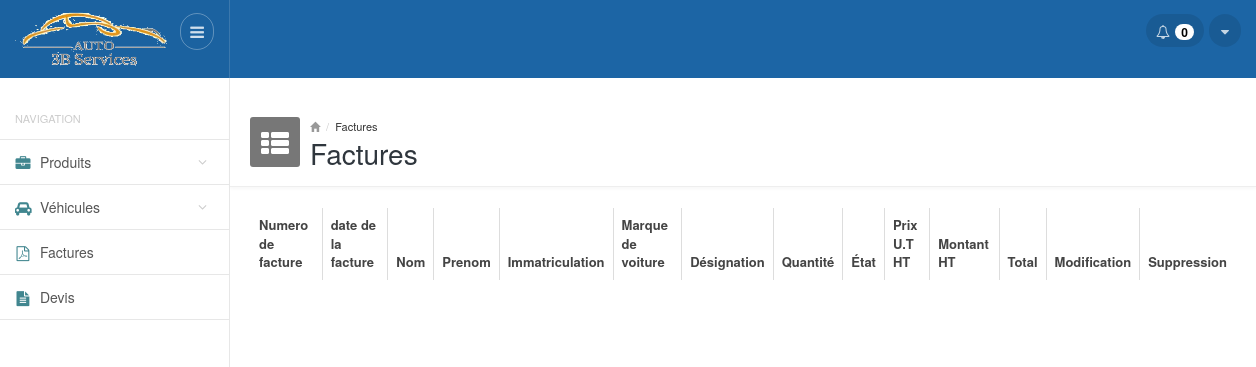
The app's page /factures.php (signed in), older data.
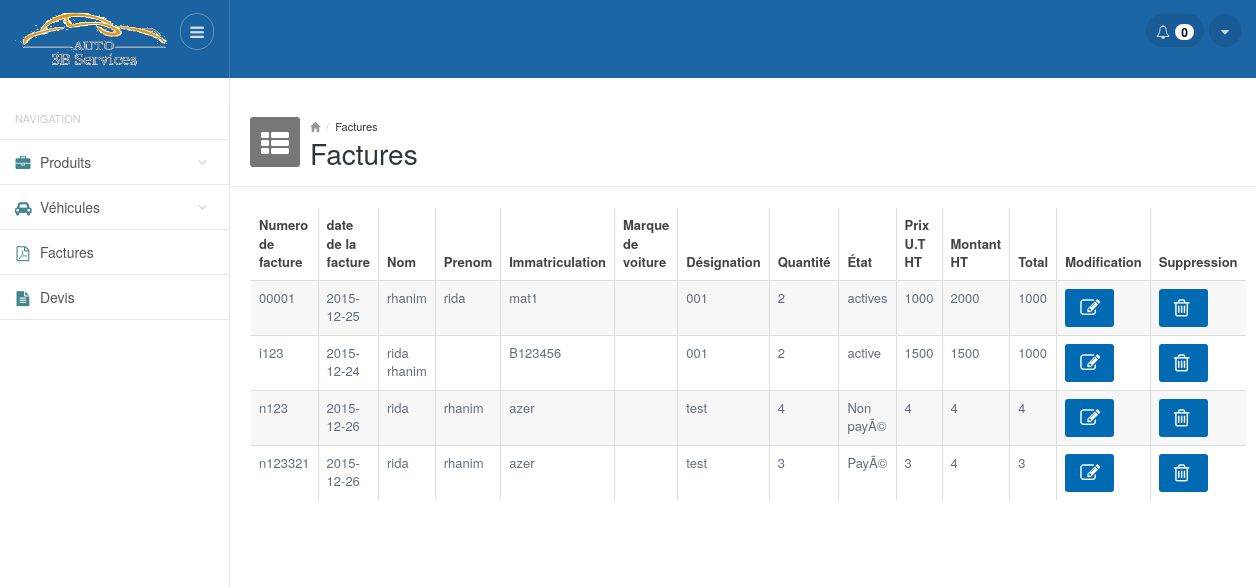
The same page, newer data.
### tables this page shows
CREATE TABLE IF NOT EXISTS `factures` (
  `num_fact` varchar(25) NOT NULL,
  `date_fact` date NOT NULL,
  `designation` varchar(50) NOT NULL,
  `qte` int(10) NOT NULL,
  `etat_facture` varchar(10) NOT NULL,
  `prix` float NOT NULL,
  `montant` float NOT NULL,
  `total` float NOT NULL,
  `id_vehicule` int(11) NOT NULL
);

CREATE TABLE IF NOT EXISTS `vehicules` (
  `id` int(11) NOT NULL,
  `nom` varchar(100) NOT NULL,
  `prenom` varchar(100) NOT NULL,
  `immatriculation` varchar(100) NOT NULL,
  `marque` varchar(100) NOT NULL,
  `expere` varchar(100) NOT NULL,
  `assurance` varchar(100) NOT NULL,
  `date_entree` date DEFAULT NULL,
  `date_sortie` date DEFAULT NULL
);

### functions.php (called while the page is built, shortened)
<?php
function getAllFactures()
{
     $result = mysql_query("SELECT * FROM factures , `vehicules` WHERE factures.id_vehicule=vehicules.id") or die(mysql_error());
     $factures = array();
     while($row = mysql_fetch_array($result))
        $factures[] = $row;
    return $factures;
}
?>

### factures.php (the view, shortened to what this page needs)
<?php
require_once __DIR__ . '/functions.php';
require_once __DIR__ . '/header.php'; ?>
<div class="mainpanel">
    <div class="pageheader">
        <div class="media">
            <div class="pageicon pull-left">
                <i class="fa fa-th-list"></i>
            </div>
            <div class="media-body">
                <ul class="breadcrumb">
                    <li><a href="#"><i class="glyphicon glyphicon-home"></i></a></li>
                    <li><a href="#">Factures</a></li>
                </ul>
                <h4>Factures</h4>
            </div>
        </div>
    </div>
    <div class="contentpanel">
        <div class="panel panel-primary-head">
            <table id="basicTable" class="table table-striped table-bordered responsive">
                <thead class="">
                    <tr>
                        <th>Numero de facture</th>
                        <th>date de la facture</th>
                        <th>Nom</th>
                        <th>Prenom</th>
                        <th>Immatriculation</th>
                        <th>Marque de voiture</th>
                        <th>Désignation</th>
                        <th>Quantité</th>
                        <th>État</th>
                        <th>Prix U.T HT</th>
                        <th>Montant HT</th>
                        <th>Total</th>
                        <th>Modification</th>
                        <th>Suppression</th>
                    </tr>
                </thead>
                <tbody>
                    <?php
                      $factures= getAllFactures();
                      foreach($factures as $facture){ ?>
                            <tr>
                              <td><?php echo $facture['num_fact']; ?> </td>
                              <td><?php echo $facture['date_fact']; ?> </td>
                              <td><?php echo $facture['nom']; ?> </td>
                              <td><?php echo $facture['prenom']; ?> </td>
                              <td><?php echo $facture['immatriculation']; ?> </td>
                              <td><?php echo $facture['marque_voiture']; ?> </td>
                              <td><?php echo $facture['designation']; ?> </td>
                              <td><?php echo $facture['qte']; ?> </td>
                              <td><?php echo $facture['etat_facture']; ?> </td>
                              <td><?php echo $facture['prix']; ?> </td>
                              <td><?php echo $facture['montant']; ?> </td>
                              <td><?php echo $facture['total']; ?> </td>
                              <td class="center"><a class="btn btn-primary blue_b" href="modifier_facture.php?num_fact=<?php echo $facture['num_fact']; ?>"><i class="fa fa-edit"></i></a></td>
                              <td class="center"><a class="btn btn-primary blue_b" href="php_supprimer_facture.php?num_fact=<?php echo $facture['num_fact']; ?>"><i class="fa fa-trash-o"></i></a></td>
                          </tr>
                        <?php } ?>
                </tbody>
            </table>
        </div>
        <br />
    </div>
</div>
<?php
require_once __DIR__ . '/footer.php'; ?>

Row changes from the older to the newer data that the page shows:
now on this page (row edited): factures: num_fact "00001", date_fact "2015-12-25", id_vehicule.nom "rhanim", id_vehicule.prenom "rida", id_vehicule.immatriculation "mat1", designation "001", qte "2", etat_facture "actives", prix "1000", montant "2000", total "1000"
now on this page (row edited): factures: num_fact "i123", date_fact "2015-12-24", id_vehicule.nom "rida rhanim", id_vehicule.immatriculation "B123456", designation "001", qte "2", etat_facture "active", prix "1500", montant "1500", total "1000"
now on this page (row edited): factures: num_fact "n123", date_fact "2015-12-26", id_vehicule.nom "rida", id_vehicule.prenom "rhanim", id_vehicule.immatriculation "azer", designation "test", qte "4", etat_facture "Non payÃ©", prix "4", montant "4", total "4"
now on this page (row edited): factures: num_fact "n123321", date_fact "2015-12-26", id_vehicule.nom "rida", id_vehicule.prenom "rhanim", id_vehicule.immatriculation "azer", designation "test", qte "3", etat_facture "PayÃ©", prix "3", montant "4", total "3"
